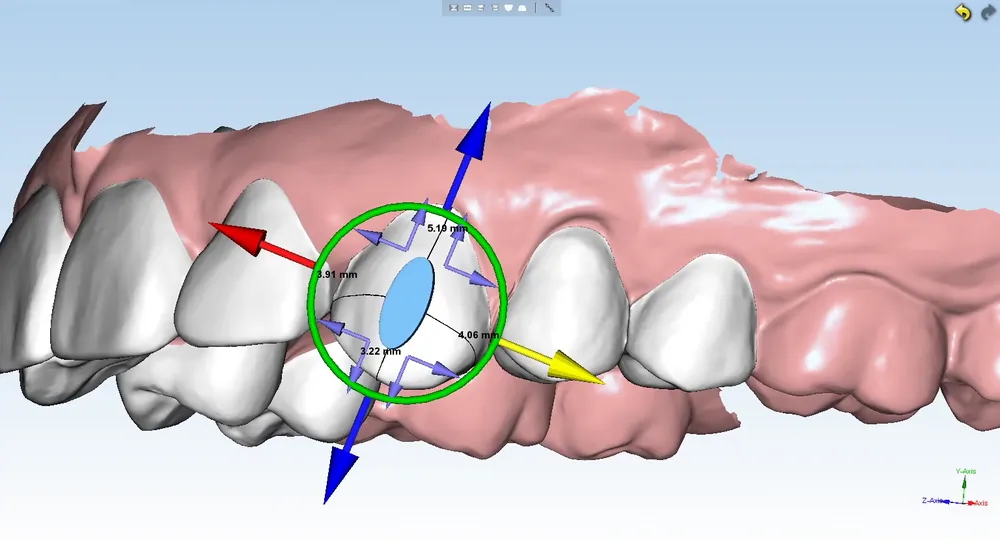
#> input picture lectures/aligners/assets/al_att_fix_z.webp, 1000 x 544 px, given in place of al_scan.png, which was not available
$ python al_slides.py ../assets ../assets/al_att_neg_z.webp ../assets/al_att_neg_z.webp
#> lines starting #> are read from the running program, lines starting #| are printed output that depends on the picture
# Cut the screens of the course «Моделирование и изготовление элайнеров с нуля» (М. Пешкова) out of the
# video frames: a pixelated board picture and a clear zoom of the same crop.
#   python3 al_slides.py FULL_FRAMES_DIR FIG_DIR MANIFEST.json [ids...]
# FULL_FRAMES_DIR holds <id>.png, the full frame (1920x1080; lesson 7 is 1280x720) at the listed second of the listed video.
# Crops keep the 3D window only: no patient data, no file dialogs, no lecturer.
import sys, json
from PIL import Image, ImageEnhance
FR, OUT, MAN = sys.argv[1], sys.argv[2], sys.argv[3]
VIEW = (372, 142, 1908, 978)      # Maestro: the 3D window right of the tool panel
APP = (0, 132, 1908, 978)         # Maestro with the tool panel
PLASTY = (60, 70, 1610, 1030)     # PlastyCAD's 3D window
VIEW2 = (585, 180, 1770, 975)     # Maestro in the smaller recording window (lessons 4-6)
SLIDES = [   # id, video, second, crop
    ("al_scan", "v04", 50, (0, 60, 1920, 1040)),
    ("al_raw", "v04", 150, PLASTY), ("al_base", "v04", 250, PLASTY), ("al_perf", "v04", 330, PLASTY),
    ("al_plane", "v09", 90, VIEW), ("al_width", "v09", 170, VIEW), ("al_border", "v10", 330, VIEW), ("al_border2", "v10", 170, VIEW),
    ("al_axes", "v08", 70, VIEW), ("al_manip", "v01", 10, VIEW2), ("al_split", "v01", 130, VIEW2), ("al_grid", "v03", 150, VIEW2),
    ("al_drag", "v08", 290, VIEW),
    ("al_att_fix", "v06", 30, VIEW), ("al_att_rot", "v06", 90, VIEW), ("al_att_neg", "v06", 170, VIEW),
    ("al_att_tri", "v06", 270, VIEW), ("al_att_rect", "v06", 350, VIEW),
    ("al_num", "v08", 670, VIEW), ("al_calc", "v08", 790, VIEW), ("al_contacts", "v01", 90, VIEW2), ("al_ipr", "v08", 1090, VIEW),
    ("al_c1_start", "v09", 410, VIEW), ("al_c1_att", "v09", 730, VIEW), ("al_c1_l3", "v09", 1050, VIEW), ("al_c1_calc", "v09", 1290, VIEW),
    ("al_c2_dist", "v10", 490, VIEW), ("al_c2_grid", "v10", 890, VIEW), ("al_c2_cont", "v10", 810, VIEW), ("al_c2_att", "v10", 1130, VIEW),
    ("al_ct_teeth", "v05", 90, (160, 200, 960, 640)), ("al_ct_bone", "v05", 210, (200, 22, 900, 380)), ("al_ct_root", "v05", 490, (350, 150, 980, 560)),
]
BOX_W, BOX_H, PIX, COLORS, ZOOM_W = 616, 300, 1.5, 48, 1000
if __name__ == "__main__":
    man = {}
    only = set(sys.argv[4:])
    for sid, v, t, box in SLIDES:
        if only and sid not in only:
            continue
        crop = Image.open(f"{FR}/{sid}.png").convert("RGB").crop(box)
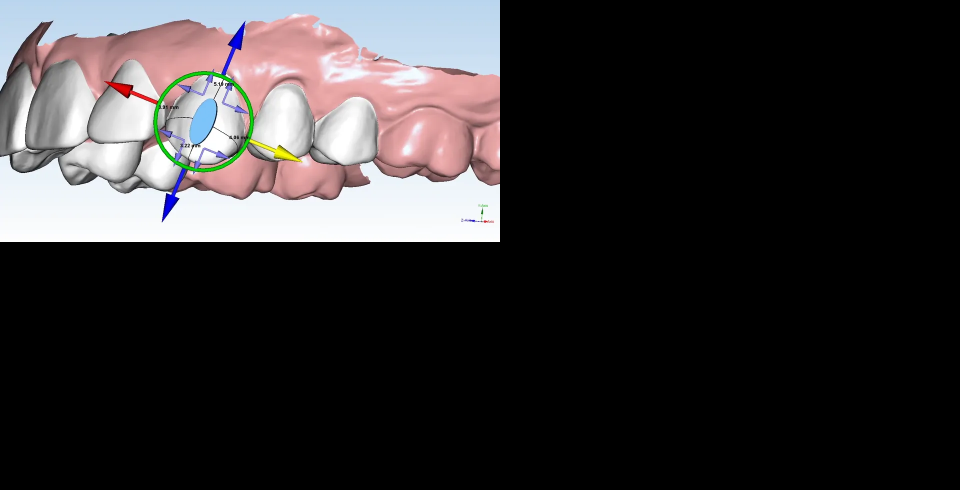
#> crop: PIL image 1920x980 RGB (shown at 1/2 size); mean R, G, B 52.4, 49.5, 50.7
        cw, ch = crop.size
#> cw = 1920; ch = 980
        s = min(BOX_W / cw, BOX_H / ch)
#> s = 0.306
        bw, bh = max(1, round(cw * s / PIX)), max(1, round(ch * s / PIX))
#> bw = 392; bh = 200
        board = ImageEnhance.Contrast(crop.resize((bw, bh), Image.LANCZOS)).enhance(1.06)
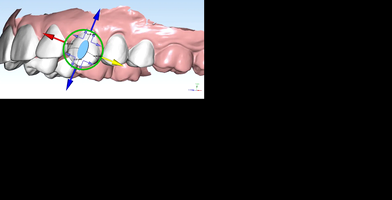
#> board: PIL image 392x200 RGB; mean R, G, B 54.3, 51.2, 52.2
        board = board.quantize(colors=COLORS, method=Image.Quantize.MEDIANCUT, dither=Image.Dither.NONE).convert("RGB")
        board.save(f"{OUT}/{sid}.png", optimize=True)
        crop.resize((ZOOM_W, round(ch * ZOOM_W / cw)), Image.LANCZOS).save(f"{OUT}/{sid}_z.webp", quality=80, method=6)
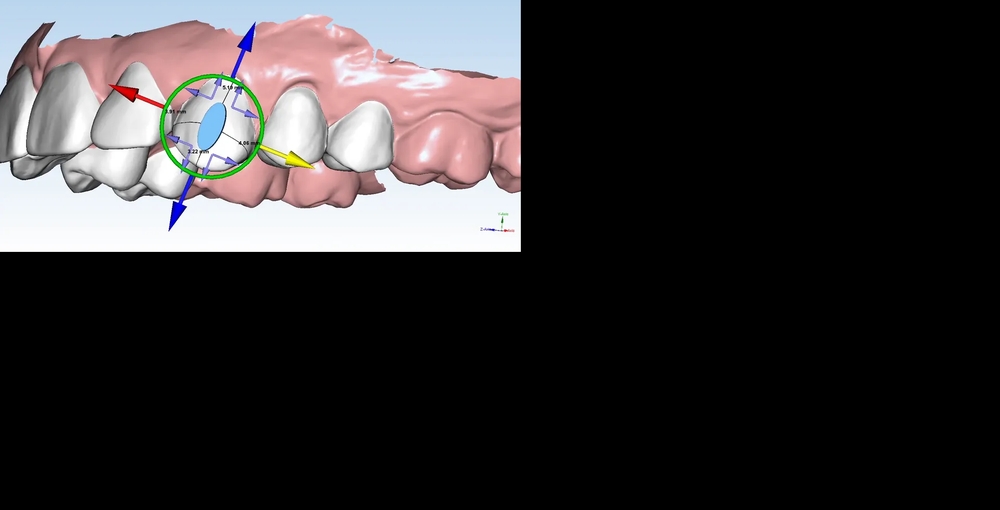
#> saved as al_scan_z.webp: PIL image 1000x510 RGB; mean R, G, B 52.4, 49.5, 50.7
        man[sid] = {"v": v, "t": t, "w": bw, "h": bh}
#> pass 2 of the loop `for sid, v, t, box in SLIDES:`:
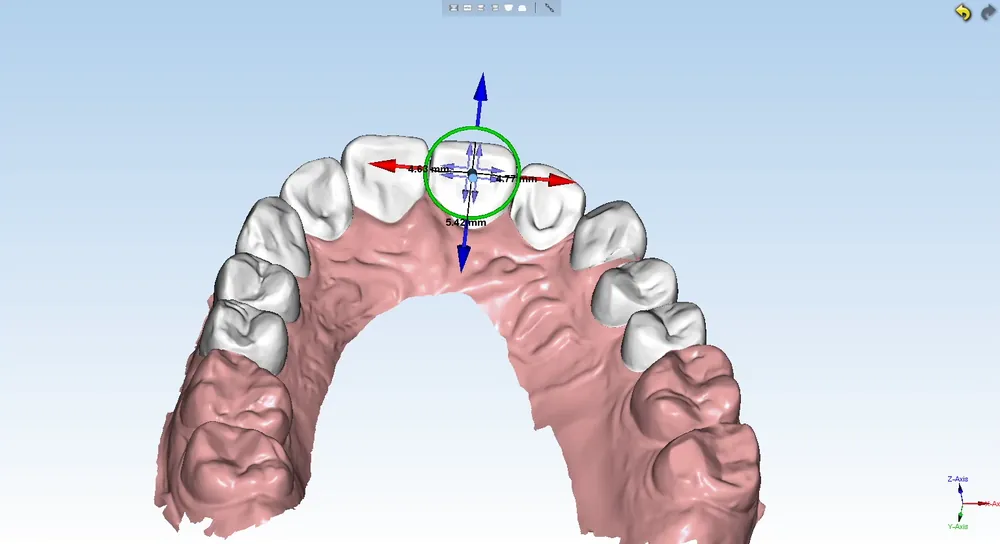
#> input picture lectures/aligners/assets/al_att_neg_z.webp, 1000 x 544 px, given in place of al_raw.png, which was not available
#> crop: PIL image 1550x960 RGB
#> `board = ImageEnhance.Contrast(crop.resize((bw, bh), Image.LANCZOS)).en..`:
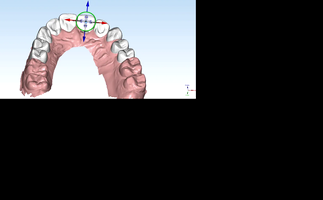
#> board: PIL image 323x200 RGB; mean R, G, B 64.7, 64.3, 66.7
#> `crop.resize((ZOOM_W, round(ch * ZOOM_W / cw)), Image.LANCZOS).save(f"{..`:
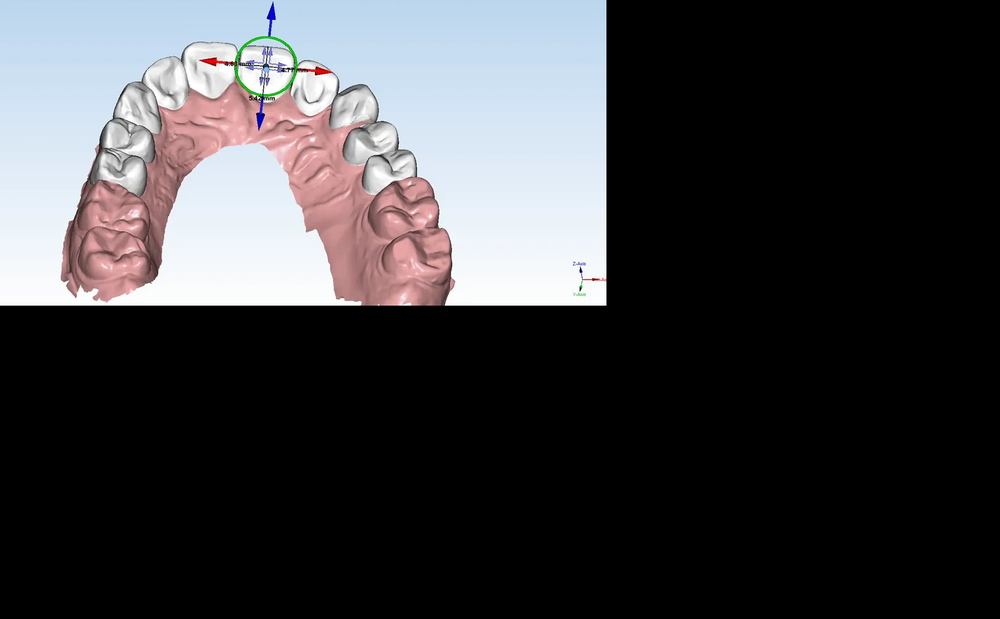
#> saved as al_raw_z.webp: PIL image 1000x619 RGB; mean R, G, B 62.4, 62.1, 64.7
#> (the run stopped early here; a loop or call above may not have finished)
